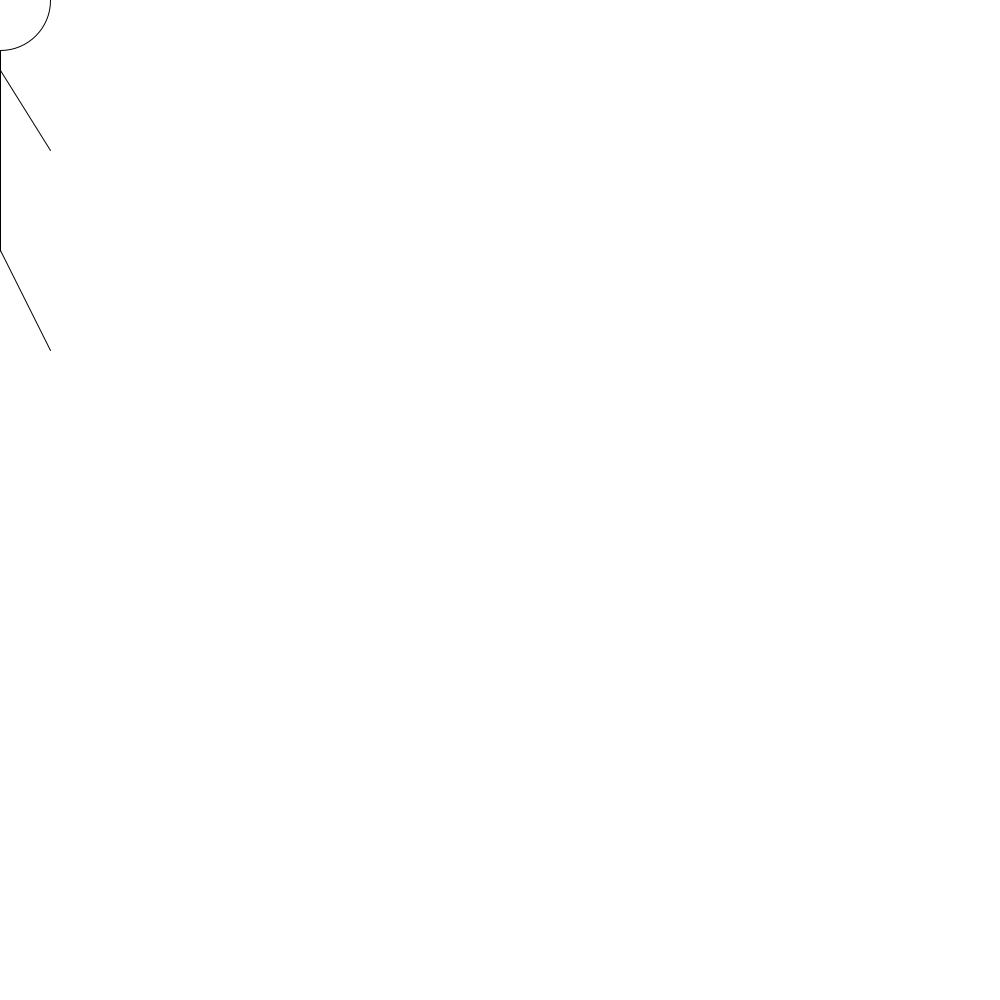
Frame 1 (no input)
Frame 60 (the mouse pressed at the canvas centre just before this capture): identical to frame 1, image omitted
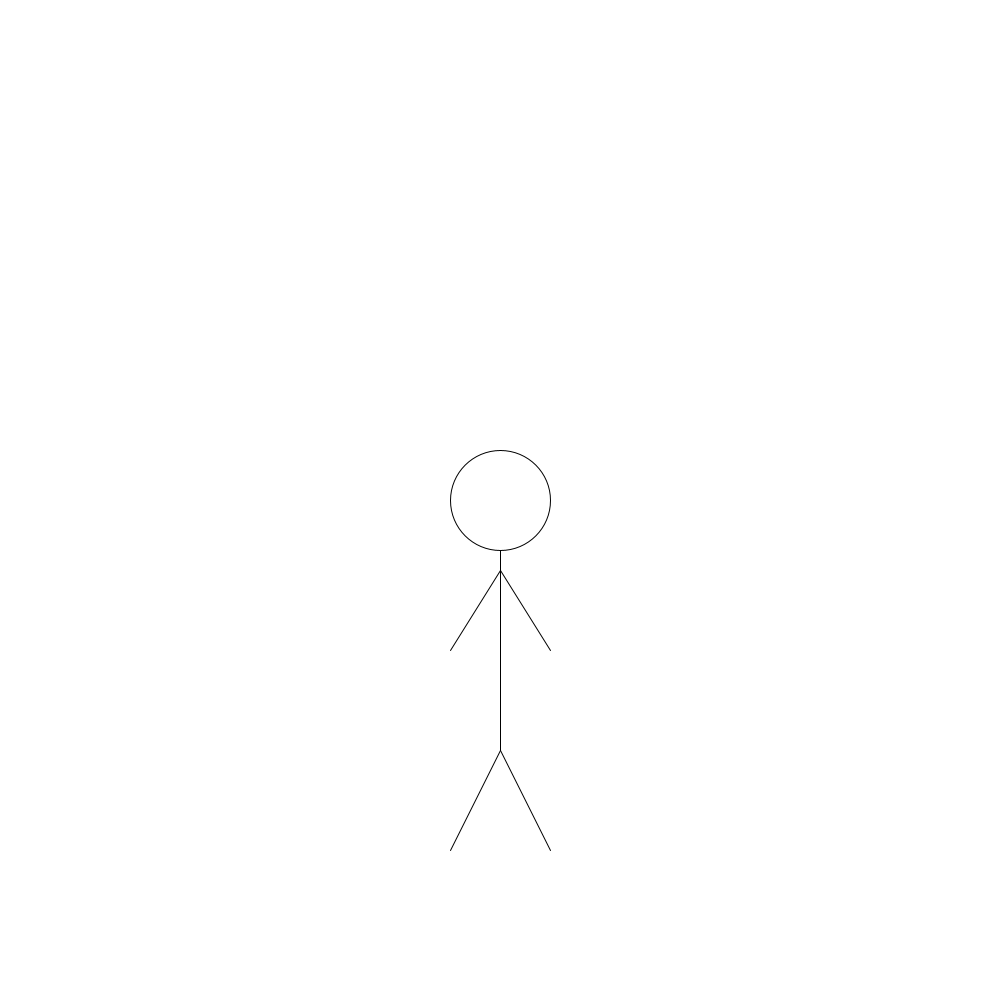
Frame 120 (the mouse held since frame 60 and released just before this capture)

The Processing sketch that drew these frames (run headless with seeded random() and noise(); from frame 60 on, the mouse is pressed at the canvas centre):

// Processing sketch: processing_160964
// ── processing_160964.pde


void setup(){
  size(1000,1000);
}

void draw(){
background(255);
drawStickFigure(mouseX,mouseY);
}
void drawStickFigure ( int x, int y){
  ellipse(x,y,100,100);
line(x,y+50,x,y+250);
line(x,y+ 70,x+50,y+150);
line(x,y+ 70,x- 50,y+ 150);
line(x,y+ 250,x- 50,y+ 350);
line(x,y+ 250,x+ 50, y+ 350);
}
